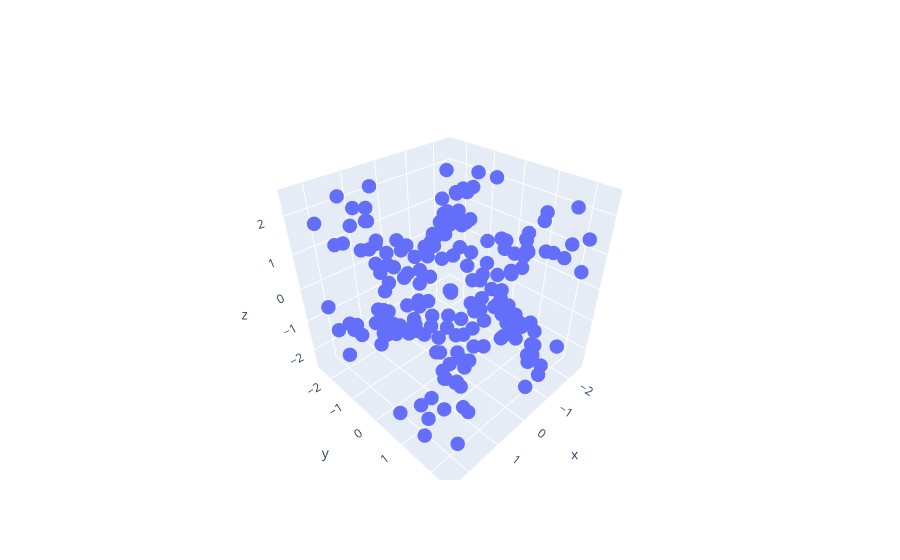

The cell this chart's notebook holds for it:
### Code cell
from graphenator.quench import quench_particles
import plotly.graph_objects as go

r_quenched = quench_particles(r, cell, pot, dpot)
x_quenched = r_quenched @ cell


# mode='makers'を指定しないと点の間に線が引かれる
fig = go.Figure(
    data=[
        # go.Scatter3d(
        #     x=x[:, 0],
        #     y=x[:, 1],
        #     z=x[:, 2],
        #     mode="markers",
        #     marker=dict(
        #         size=6,
        #         # color=point_sum,
        #         colorscale="Viridis",
        #         # symbol=result_symbol
        #     ),
        # ),
        go.Scatter3d(
            x=x_quenched[:, 0],
            y=x_quenched[:, 1],
            z=x_quenched[:, 2],
            mode="markers",
            marker=dict(
                size=5,
                # color=point_sum,
                colorscale="Viridis",
                # symbol=result_symbol
            ),
        ),
    ]
)
fig.show()

### Figure 1 — Plotly figure (JSON) as saved in the notebook; plotly's stock layout.template omitted (floating-point values rounded to 4 significant figures; data arrays with more than 128 entries replaced by an {"elided": "..."} marker saying what was removed)
{"data": [{"marker": {"colorscale": [[0, "#440154"], [0.1111, "#482878"], [0.2222, "#3e4989"], [0.3333, "#31688e"], [0.4444, "#26828e"], [0.5556, "#1f9e89"], [0.6667, "#35b779"], [0.7778, "#6ece58"], [0.8889, "#b5de2b"], [1, "#fde725"]], "size": 5}, "mode": "markers", "type": "scatter3d", "x": {"elided": "192 float values"}, "y": {"elided": "192 float values"}, "z": {"elided": "192 float values"}}], "layout": {}}
